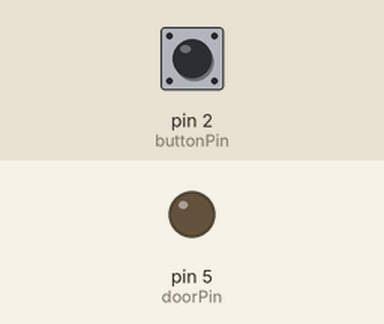
Simulated run of this sketch. Board: Arduino Uno, built with avr-gcc and run on an emulated ATmega328P. On the bench: output pins drawn as LEDs (lit = HIGH). The inputs (shaded band) are chosen by the test bench; at power-on: pin 2 (buttonPin) HIGH.

Above: at 1.2 s.
1.3 s: pin 2 (buttonPin) pulled LOW for 0.15 s
At 2.2 s:
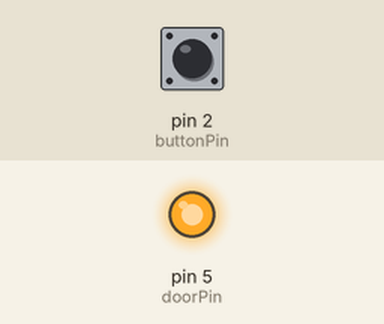
2.9 s: pin 2 (buttonPin) pulled LOW for 1 s
At 3.4 s:
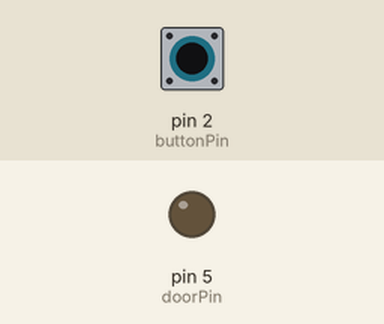
5.4 s: pin 2 (buttonPin) pulled LOW for 3.2 s
At 6.5 s:
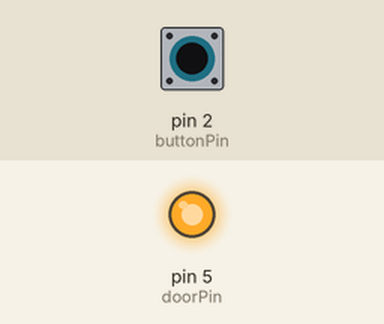
Timing chart, 0 to 8.4 s (numbered marks = the images above; inputs shaded):
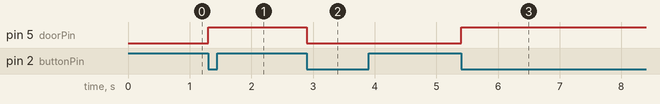

The sketch:

ButtonInterruptToggle.ino
```cpp
/*
  Toggle Button with Interrupt

 Use interupt to monitor pushButton to toggle doorPin on/off
 Configuration:
 Button pin is wired to have constant voltage until button pressed grounds it out.

 DoorPin used to trigger relay switch & drive 12V Linear slide motor

 */

// constants won't change. They're used here to
// set pin numbers:
const int buttonPin = 2;     // the number of the pushbutton pin
const int doorPin =  5;      // the number of the solenoid

// variables
volatile int buttonState = 0; // set as volatile because it's used as interupt
int reading;
int previous = HIGH;

long wait = 0;
long debounce = 200;

void setup() {
  // initialize the doorPin as an output:
  pinMode(doorPin, OUTPUT);
  // initialize the pushbutton pin as an input:
  pinMode(buttonPin, INPUT);
  // Attach an interrupt to the ISR vector
  attachInterrupt(digitalPinToInterrupt(2), pin_ISR, CHANGE);
}//End Setup

void loop() {
  // Empty loop will monitor temperature and set doorPin
}//End Loop

void pin_ISR(){
  // read the state of the pushbutton value:
  reading = digitalRead(buttonPin);

  // if the input just went from LOW and HIGH and we've waited long enough
  // to ignore any noise on the circuit, toggle the output pin and remember
  // the wait
  if (reading == LOW && previous == HIGH && millis() - wait > debounce) {
    if (buttonState == LOW)
      buttonState = HIGH;
    else
      buttonState = LOW;

    wait = millis();
  }

  digitalWrite(doorPin, buttonState); //set doorPin to toggled position

  previous = reading;

}
```

Measured:
- after the input at 1.3 s, pin 5 (doorPin): LOW → HIGH at once
- after the input at 2.9 s, pin 5 (doorPin): HIGH → LOW at once
- after the input at 5.4 s, pin 5 (doorPin): LOW → HIGH at once
